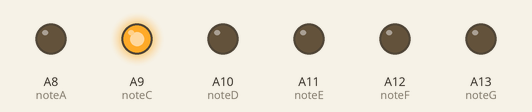
Bench run of a sketch on a simulated Arduino Mega 2560, built with avr-gcc and run on an emulated ATmega2560. On the bench: output pins drawn as LEDs (lit = HIGH).

Above: at 0.1 s.
At 6.1 s:
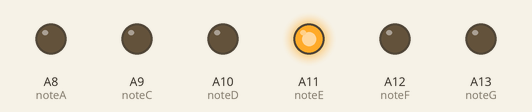
At 11.1 s:
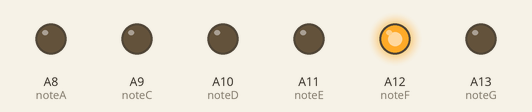
At 18.1 s:
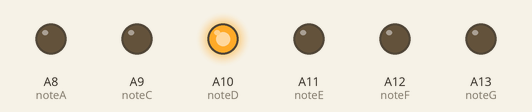
At 30.1 s:
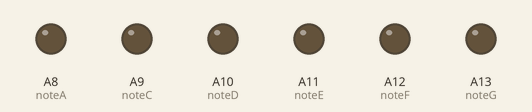
At 35.1 s:
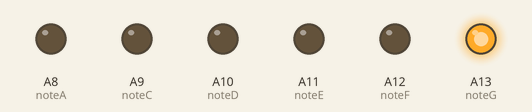
Timing chart, 0 to 40.0 s (numbered marks = the images above):
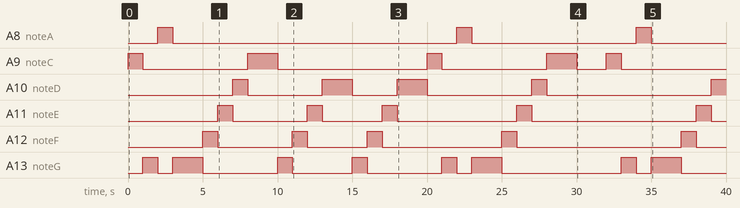

Measured:
- by itself, A8 (noteA): goes HIGH 1.0 s, LOW 19.0 s, HIGH 1.0 s, LOW 11.0 s, HIGH 1.0 s, then LOW
- by itself, A9 (noteC): LOW → HIGH at 0.00 s, → LOW 1.0 s later, → HIGH 7.0 s later, → LOW 2.0 s later, … (10 changes in this stretch)
- by itself, A10 (noteD): LOW → HIGH at 7.0 s, → LOW 1.0 s later, → HIGH 5.0 s later, → LOW 2.0 s later, … (9 changes in this stretch)
- by itself, A11 (noteE): LOW → HIGH at 6.0 s, → LOW 1.0 s later, → HIGH 5.0 s later, → LOW 1.0 s later, … (10 changes in this stretch)
- by itself, A12 (noteF): LOW → HIGH at 5.0 s, → LOW 1.0 s later, → HIGH 5.0 s later, → LOW 1.0 s later, … (10 changes in this stretch)
- by itself, A13 (noteG): LOW → HIGH at 1.0 s, → LOW 1.0 s later, → HIGH 1.0 s later, → LOW 2.0 s later, … (16 changes in this stretch)

The sketch:

Twinkle_Twinkle_in_C_Key_LEDs.ino
```cpp
const byte noteA = A8;
const byte noteC = A9;
const byte noteD = A10;
const byte noteE = A11;
const byte noteF = A12;
const byte noteG = A13;

void setup()
{
  pinMode(noteA, OUTPUT);
  pinMode(noteC, OUTPUT);
  pinMode(noteD, OUTPUT);
  pinMode(noteE, OUTPUT);
  pinMode(noteF, OUTPUT);
  pinMode(noteG, OUTPUT);
}

void loop()
{
  digitalWrite(noteC, HIGH);
  delay(1000);
  digitalWrite(noteC, LOW);
  digitalWrite(noteG, HIGH);
  delay(1000);
  digitalWrite(noteG, LOW);
  digitalWrite(noteA, HIGH);
  delay(1000);
  digitalWrite(noteA, LOW);
  digitalWrite(noteG, HIGH);
  delay(2000);
  digitalWrite(noteG, LOW);
  digitalWrite(noteF, HIGH);
  delay(1000);
  digitalWrite(noteF, LOW);
  digitalWrite(noteE, HIGH);
  delay(1000);
  digitalWrite(noteE, LOW);
  digitalWrite(noteD, HIGH);
  delay(1000);
  digitalWrite(noteD, LOW);
  digitalWrite(noteC, HIGH);
  delay(2000);
  digitalWrite(noteC, LOW);
  digitalWrite(noteG, HIGH);
  delay(1000);
  digitalWrite(noteG, LOW);
  digitalWrite(noteF, HIGH);
  delay(1000);
  digitalWrite(noteF, LOW);
  digitalWrite(noteE, HIGH);
  delay(1000);
  digitalWrite(noteE, LOW);
  digitalWrite(noteD, HIGH);
  delay(2000);
  digitalWrite(noteD, LOW);
  digitalWrite(noteG, HIGH);
  delay(1000);
  digitalWrite(noteG, LOW);
  digitalWrite(noteF, HIGH);
  delay(1000);
  digitalWrite(noteF, LOW);
  digitalWrite(noteE, HIGH);
  delay(1000);
  digitalWrite(noteE, LOW);
  digitalWrite(noteD, HIGH);
  delay(2000);
  digitalWrite(noteD, LOW);
  digitalWrite(noteC, HIGH);
  delay(1000);
  digitalWrite(noteC, LOW);
  digitalWrite(noteG, HIGH);
  delay(1000);
  digitalWrite(noteG, LOW);
  digitalWrite(noteA, HIGH);
  delay(1000);
  digitalWrite(noteA, LOW);
  digitalWrite(noteG, HIGH);
  delay(2000);
  digitalWrite(noteG, LOW);
  digitalWrite(noteF, HIGH);
  delay(1000);
  digitalWrite(noteF, LOW);
  digitalWrite(noteE, HIGH);
  delay(1000);
  digitalWrite(noteE, LOW);
  digitalWrite(noteD, HIGH);
  delay(1000);
  digitalWrite(noteD, LOW);
  digitalWrite(noteC, HIGH);
  delay(2000);
  digitalWrite(noteC, LOW);
  delay(2000);
}
```
